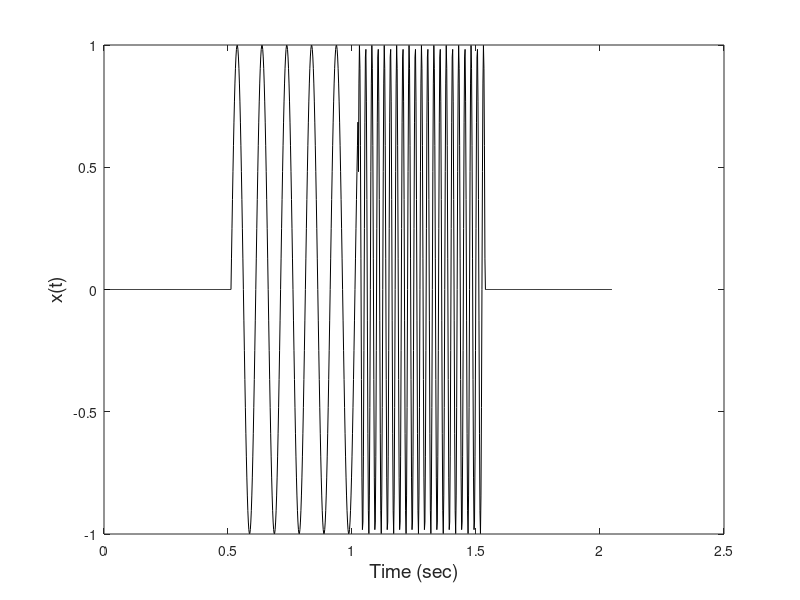

MATLAB code to generate this figure: (Note: this script raises an error after producing the figure.)
% Example 6.1  Example of the use of the spectogram
%    Uses spectog
%
clear all; close all;
% Set up constants
fs = 500;               % Sample frequency
n = 256;				% Signal length divided by four
f1 = 10;                % First frequency in Hz
f2 = 40;				% Second frequency in Hz
nfft = 64;              % Window size
noverlap = 32;          % Number of overlaping points
% Construct a step change in frequency
tn = (1:n)/fs;          % Time vector used to create sinusoids
t = (1:4*n)/fs;         % Time vector used for plotting
x = [zeros(n,1); sin(2*pi*f1*tn)'; sin(2*pi*f2*tn)'; zeros(n,1)];
plot(t,x,'k');
xlabel('Time (sec)','FontSize',14);
ylabel('x(t)','FontSize',14);
% Can use either spectrogram from the MATLAB Signal Processing Toolbox
%    or similiar function shown below.  
%[B,f,t] = spectrogram(x,nfft,fs,nfft,noverlap);   % Alternate
[B,f,t] = spectog(x,nfft,fs,noverlap);
B = abs(B);
figure;
clf;
mesh(t,f,B);            % Plot spectogram
view(155,60);
axis([0 2 0 100 0 20]);
xlabel('Time (sec)','FontSize',14);
ylabel('Frequency (Hz)','FontSize',14);
zlabel('B(f,t)','FontSize',14);
colormap('gray');
caxis([0 50]);
%brighten(-1);		% Make image darker
figure
contour(t,f,B);
xlabel('Time (sec)','FontSize',14);
ylabel('Frequency (Hz)','FontSize',14);
axis([0 2 0 100]);
colormap('bone');
brighten(-1);


   
   
